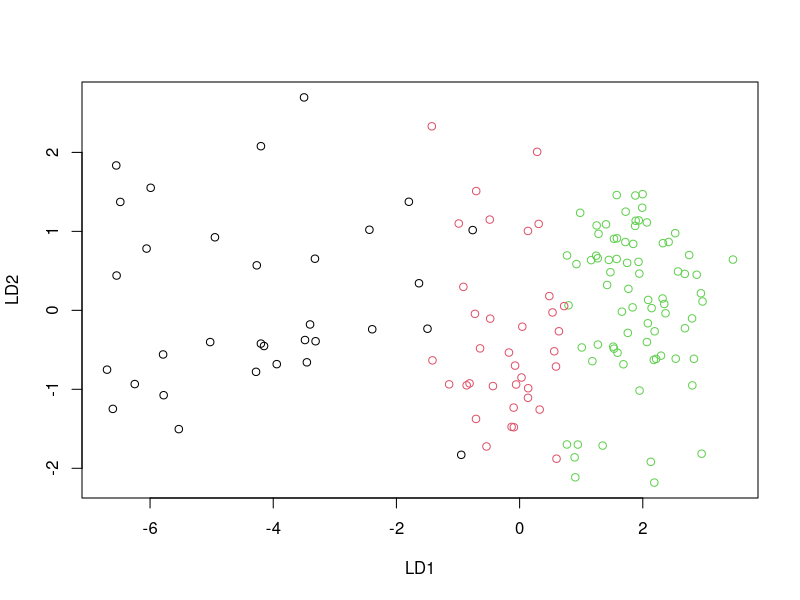
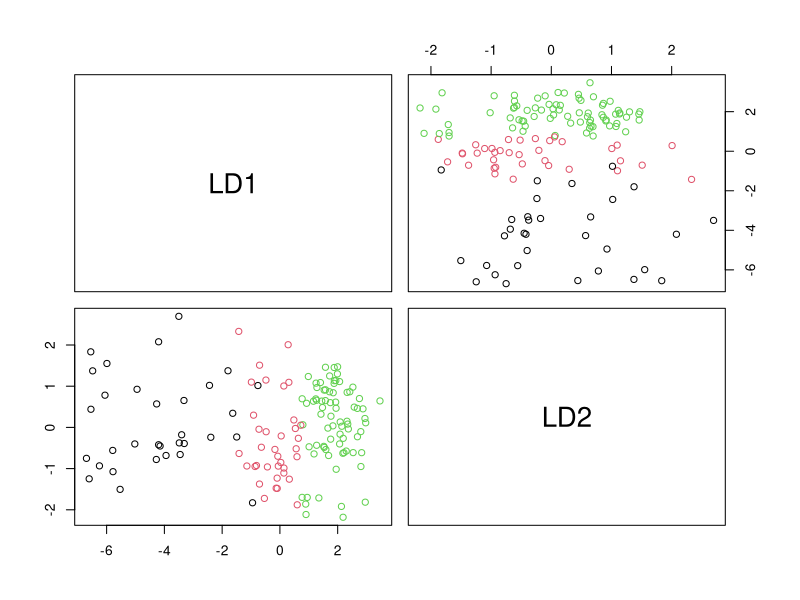
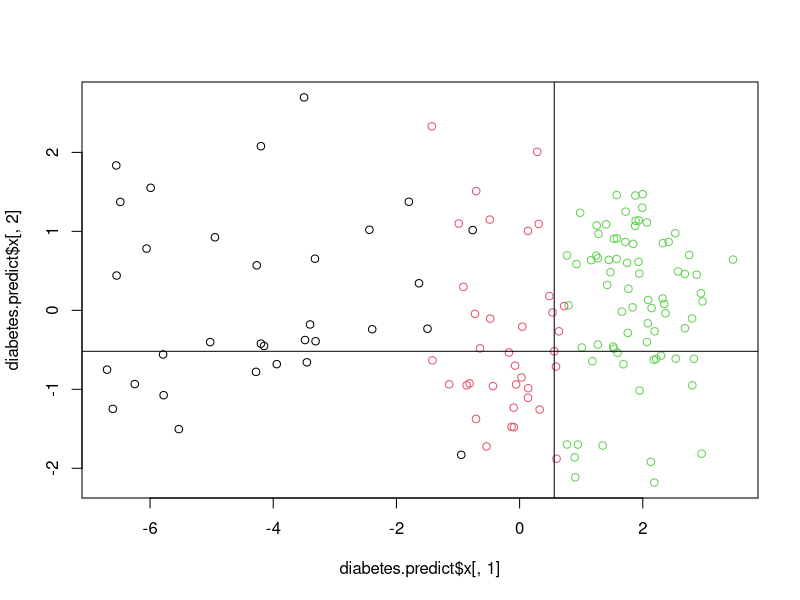

Generate these figures, in order, with R:
library(MASS)
diabetes = read.csv("diabetes-bivar.csv")

# Linear Discriminant Analysis
diabetes.lda = lda(group ~ log(glutest) + insulin, data = diabetes)

# Input equal prior probabilities, we have 3 groups here
diabetes.eqprior = lda(group ~ log(glutest) + insulin, prior = c(1/3, 1/3, 1/3), 
                       data = diabetes)
# Check in the output
diabetes.eqprior$prior

# if not specified
diabetes.lda$prior
# Some useful summaries for original df
diabetes.lda$counts
diabetes.lda$means
diabetes.lda$N

# Coefficients for the canonical variates are stored in scaling
diabetes.lda$scaling

# Corresponding eigenvalues
diabetes.lda$svd

# Get the scores
diabetes.predict = predict(diabetes.lda)
plot(diabetes.predict$x, col = diabetes$group)

# Works because we have 2 columns, 2 LD
# If we have more than 2 we can use pairs
pairs(diabetes.predict$x, col = diabetes$group) # same as above 

# Or, for selected columns of interest
plot(diabetes.predict$x[, 1], diabetes.predict$x[, 2], 
     col = diabetes$group) # same as above 

# To get an idea of classification accuracy
table(diabetes.predict$class, diabetes$group)


# (Same observation as lecture but slightly different probabilities)
round(diabetes.predict$posterior[32, ], 2)
#notice how changing the prior changes the posterior probabilities
eqprob.predict = predict(diabetes.lda, prior = c(1/3, 1/3, 1/3))
round(eqprob.predict$posterior[32, ], 2)


# posterior probabilities for observation 32. 
# misclassification, it is group 2 but predicted to be group 3

# find 32
diabetes[32, ]
log(429)
diabetes.predict$x[32, ]
abline(v = 0.562222)
abline(h = -0.5185387)


# To interpret our canonical variates, check the *loadings*
# the correlations of the new variables with the original variables
for (i in 1:2){print(paste("variate", i));
  for (j in 1:2){print(paste(names(diabetes)[j], 
                             round(cor(diabetes.predict$x[, i], diabetes[, j]), 2)))
  }
  }

# Here we see both variables are reflected in the first variate, 
# whereas the second variate reflects primarily insulin

## Use CV
diabetes.cv = lda(group ~ log(glutest) + insulin, data = diabetes, CV = TRUE)
table(diabetes.cv$class, diabetes$group)

# Write our own leave-one-out loop
predictions = matrix(NA, ncol = 2, nrow = nrow(diabetes))
for (i in 1:nrow(diabetes)){
  model = lda(group ~ insulin + log(glutest), data = diabetes[-1, ])
  for (j in 1:2){
    model.predict = predict(model, newdata = diabetes[i, ], dimen = j)
    predictions[i, j] = model.predict$class
  }
}

# Check accurate prediction
sum(predictions[, 1] == diabetes$group)
sum(predictions[, 2] == diabetes$group)

# To predict a new data point, supply `newdata`
diabetes.newobs = predict(diabetes.lda, newdata = list(insulin = 300, glutest = 430))
diabetes.newobs




